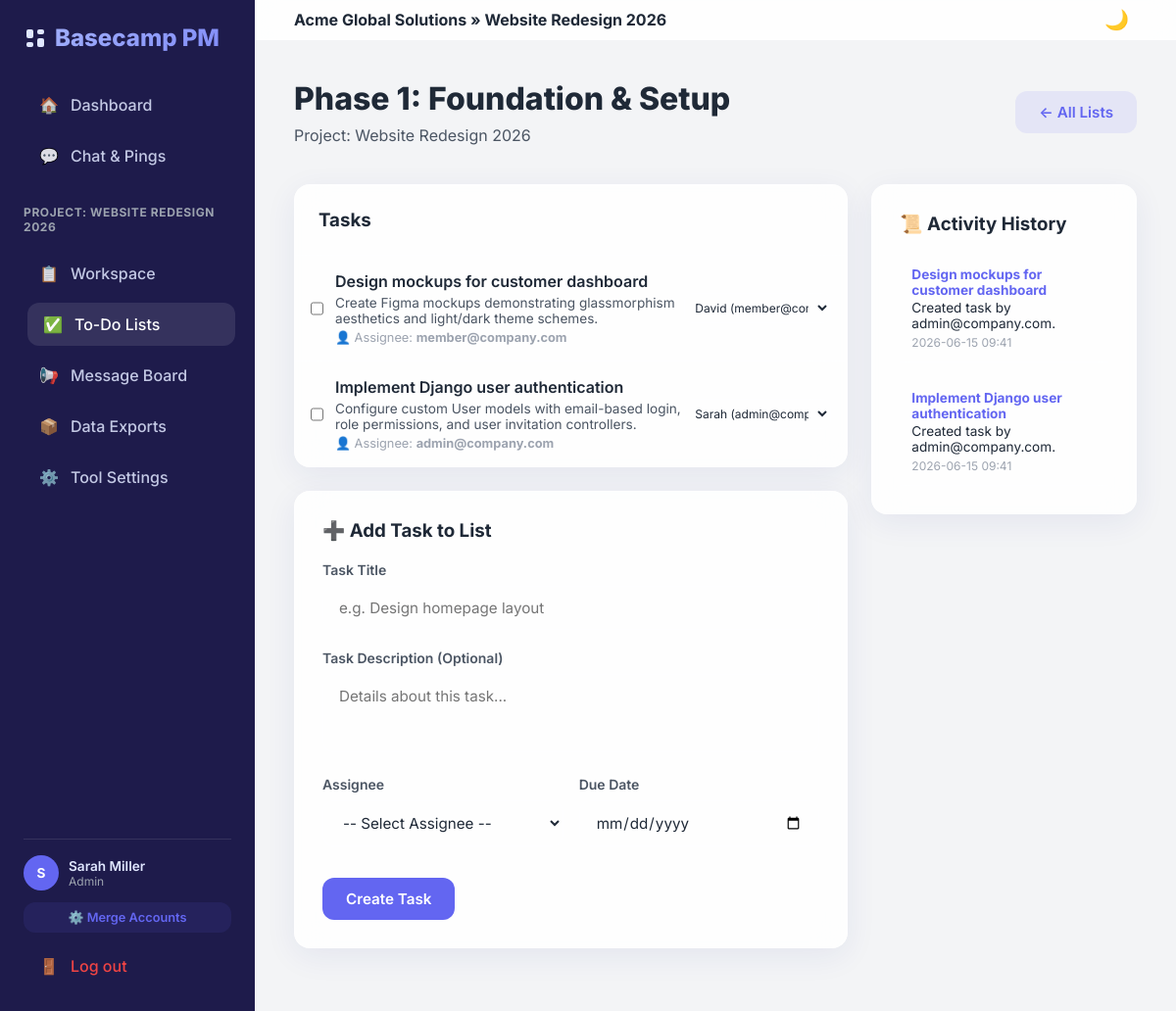
/projects/1/todos/1/ (signed in), run on the app's committed database.
### projects/models.py (models this page shows, shortened)
class Project(models.Model):
    name = models.CharField(max_length=255)
    description = models.TextField(blank=True)
    company = models.ForeignKey('accounts.Company', on_delete=models.CASCADE, related_name='projects')
    created_by = models.ForeignKey('accounts.User', on_delete=models.SET_NULL, null=True, related_name='created_projects')
    members = models.ManyToManyField('accounts.User', related_name='projects', blank=True)
    created_at = models.DateTimeField(auto_now_add=True)

### accounts/models.py (models this page shows, shortened)
class User(AbstractUser):
    ROLE_ADMIN = 'admin'
    ROLE_MEMBER = 'member'
    ROLE_CLIENT = 'client'
    ROLE_COLLABORATOR = 'collaborator'
    ROLE_CHOICES = [
        (ROLE_ADMIN, 'Admin'),
        (ROLE_MEMBER, 'Organization Member'),
        (ROLE_CLIENT, 'Client'),
        (ROLE_COLLABORATOR, 'Outside Collaborator'),
    ]
    email = models.EmailField(unique=True)
    role = models.CharField(max_length=20, choices=ROLE_CHOICES, default=ROLE_MEMBER)
    is_merged = models.BooleanField(default=False)
    merged_into = models.ForeignKey('self', on_delete=models.SET_NULL, null=True, blank=True, related_name='merged_accounts')
    USERNAME_FIELD = 'email'
    REQUIRED_FIELDS = ['username']

class Company(models.Model):
    name = models.CharField(max_length=255)
    slug = models.SlugField(max_length=255, unique=True)
    created_at = models.DateTimeField(auto_now_add=True)

### tasks/models.py (models this page shows, shortened)
class TodoList(models.Model):
    project = models.ForeignKey('projects.Project', on_delete=models.CASCADE, related_name='todo_lists')
    name = models.CharField(max_length=255)
    created_at = models.DateTimeField(auto_now_add=True)

class TodoItem(models.Model):
    todo_list = models.ForeignKey(TodoList, on_delete=models.CASCADE, related_name='items')
    title = models.CharField(max_length=255)
    description = models.TextField(blank=True)
    is_completed = models.BooleanField(default=False)
    created_by = models.ForeignKey('accounts.User', on_delete=models.SET_NULL, null=True, related_name='created_todos')
    assigned_to = models.ForeignKey('accounts.User', on_delete=models.SET_NULL, null=True, blank=True, related_name='assigned_todos')
    due_date = models.DateField(null=True, blank=True)
    created_at = models.DateTimeField(auto_now_add=True)
    updated_at = models.DateTimeField(auto_now=True)

class TodoActivity(models.Model):
    todo_item = models.ForeignKey(TodoItem, on_delete=models.CASCADE, related_name='activities')
    actor = models.ForeignKey('accounts.User', on_delete=models.SET_NULL, null=True)
    activity_type = models.CharField(max_length=50) # e.g. 'created', 'completed', 'reassigned'
    description = models.TextField()
    created_at = models.DateTimeField(auto_now_add=True)

### tasks/views.py (the view)
# urls.py: path('projects/<int:project_id>/todos/<int:list_id>/', views.todo_list_detail, name='todo_list_detail'),
@login_required
def todo_list_detail(request, project_id, list_id):
    project = get_object_or_404(Project, id=project_id)
    todo_list = get_object_or_404(TodoList, id=list_id, project=project)
    items = todo_list.items.all()
    project_members = project.members.all()
    return render(request, 'tasks/todo_list_detail.html', {
        'project': project,
        'todo_list': todo_list,
        'items': items,
        'project_members': project_members
    })

### templates/tasks/todo_list_detail.html (shortened to what this page needs)
{% extends 'base.html' %}
{% block content %}
<div style="margin-bottom: 40px; display: flex; justify-content: space-between; align-items: center; flex-wrap: wrap; gap: 20px;">
    <div>
        <h1 class="page-title">{{ todo_list.name }}</h1>
        <p class="page-subtitle" style="margin-bottom: 0;">Project: {{ project.name }}</p>
    </div>
    <div style="display: flex; gap: 12px;">
        <a href="{% url 'todo_lists' project.id %}" class="btn btn-secondary">
            &larr; All Lists
        </a>
    </div>
</div>
<div class="grid-cols-3">
    <div style="grid-column: span 2;">
        <div class="glass-card" style="padding: 0; overflow: hidden;">
            <div style="padding: 24px; border-bottom: 1px solid var(--card-border);">
                <h3 style="font-weight: 700;">Tasks</h3>
            </div>
            {% if items %}
                <div class="todo-rows-container">
                    {% for item in items %}
                    <div class="todo-item-row {% if item.is_completed %}todo-completed{% endif %}" id="item-row-{{ item.id }}">
                        <div class="todo-checkbox-wrapper">
                            <input type="checkbox" class="todo-checkbox toggle-item-check" data-item-id="{{ item.id }}" {% if item.is_completed %}checked{% endif %}>
                            <div>
                                <span class="todo-title">{{ item.title }}</span>
                                {% if item.description %}
                                <div style="font-size: 0.85rem; color: var(--text-secondary); margin-top: 4px;">
                                    {{ item.description }}
                                </div>
                                {% endif %}
                                <div class="todo-meta">
                                    <span>👤 Assignee: <strong>{{ item.assigned_to.email|default:"Unassigned" }}</strong></span>
                                </div>
                            </div>
                        </div>
                        <div>
                            <form action="{% url 'reassign_todo_item' project.id item.id %}" method="POST" style="display: inline-flex; align-items: center; gap: 8px;">
                                <select name="assigned_to" class="form-control" style="padding: 6px; font-size: 0.75rem; width: 150px; border-radius: 8px;" onchange="this.form.submit()">
                                    {% for member in project_members %}
                                    <option value="{{ member.id }}" {% if item.assigned_to == member %}selected{% endif %}>{{ member.first_name }} ({{ member.email }})</option>
                                    {% endfor %}
                                </select>
                            </form>
                        </div>
                    </div>
                    {% endfor %}
                </div>
            {% else %}
                <div style="padding: 40px; text-align: center; color: var(--text-muted);">
                    No tasks in this list yet.
                </div>
            {% endif %}
        </div>
        <div class="glass-card">
            <h3 style="font-weight: 700; margin-bottom: 20px;">➕ Add Task to List</h3>
            <form action="{% url 'create_todo_item' project.id todo_list.id %}" method="POST">
                <div class="form-group">
                    <label for="title">Task Title</label>
                    <input type="text" id="title" name="title" class="form-control" placeholder="e.g. Design homepage layout" required>
                </div>
                <div class="form-group">
                    <label for="description">Task Description (Optional)</label>
                    <textarea id="description" name="description" class="form-control" placeholder="Details about this task..." style="height: 80px; resize: none;"></textarea>
                </div>
                <div class="grid-cols-2" style="margin-bottom: 0; gap: 16px;">
                    <div class="form-group">
                        <label for="assigned_to">Assignee</label>
                        <select id="assigned_to" name="assigned_to" class="form-control">
                            <option value="">-- Select Assignee --</option>
                        </select>
                    </div>
                    <div class="form-group">
                        <label for="due_date">Due Date</label>
                        <input type="date" id="due_date" name="due_date" class="form-control">
                    </div>
                </div>
                <button type="submit" class="btn btn-primary" style="margin-top: 12px;">
                    Create Task
                </button>
            </form>
        </div>
    </div>
    <div>
        <div class="glass-card">
            <h3 style="font-weight: 700; margin-bottom: 20px;">📜 Activity History</h3>
            <div style="max-height: 500px; overflow-y: auto; display: flex; flex-direction: column; gap: 16px;">
                {% for item in items %}
                    {% for activity in item.activities.all %}
                    <div style="font-size: 0.85rem; padding: 12px; border-bottom: 1px solid var(--card-border);">
                        <div style="font-weight: 700; color: var(--accent); margin-bottom: 2px;">{{ item.title }}</div>
                        <div style="color: var(--text-primary);">{{ activity.description }}</div>
                        <div style="font-size: 0.75rem; color: var(--text-muted); margin-top: 4px;">{{ activity.created_at|date:"Y-m-d H:i" }}</div>
                    </div>
                    {% endfor %}
                {% empty %}
                    <p style="color: var(--text-muted); font-size: 0.9rem;">No activity recorded yet.</p>
                {% endfor %}
            </div>
        </div>
    </div>
</div>
{% endblock %}

### templates/base.html (shortened to what this page needs)
{% load static %}
<!DOCTYPE html>
<html lang="en">
<head>
    <link rel="stylesheet" href="https://cdnjs.cloudflare.com/ajax/libs/highlight.js/11.8.0/styles/github-dark.min.css">
    <link rel="stylesheet" href="{% static 'css/style.css' %}">
</head>
<body>
    <div class="app-container">
        {% if user.is_authenticated %}
        <aside class="sidebar">
            <div class="sidebar-brand">
                <span>Basecamp PM</span>
            </div>
            <nav class="sidebar-nav">
                <a href="{% url 'dashboard' %}" class="nav-item {% if request.resolver_match.url_name == 'dashboard' %}active{% endif %}">
                    <span>🏠</span> Dashboard
                </a>
                <a href="{% url 'chat_hub' %}" class="nav-item {% if 'chat' in request.path %}active{% endif %}">
                    <span>💬</span> Chat & Pings
                </a>
                {% if project %}
                <div style="margin: 20px 0 10px 0; font-size: 0.75rem; text-transform: uppercase; letter-spacing: 0.05em; color: var(--text-muted); font-weight: 700;">
                    Project: {{ project.name }}
                </div>
                <a href="{% url 'project_detail' project.id %}" class="nav-item {% if request.resolver_match.url_name == 'project_detail' %}active{% endif %}">
                    <span>📋</span> Workspace
                </a>
                {% if 'todo' in enabled_keys or not enabled_keys %}
                <a href="{% url 'todo_lists' project.id %}" class="nav-item {% if 'todo' in request.path %}active{% endif %}">
                    <span>✅</span> {{ tool_names.todo|default:"To-Do Lists" }}
                </a>
                {% endif %}
                {% if 'message_board' in enabled_keys or not enabled_keys %}
                <a href="{% url 'message_board' project.id %}" class="nav-item {% if 'message-board' in request.path %}active{% endif %}">
                    <span>📢</span> {{ tool_names.message_board|default:"Message Board" }}
                </a>
                {% endif %}
                {% if 'integrations' in enabled_keys or not enabled_keys %}
                <a href="{% url 'export_list' project.id %}" class="nav-item {% if 'exports' in request.path %}active{% endif %}">
                    <span>📦</span> Data Exports
                </a>
                {% endif %}
                {% if user.role == 'admin' or project.created_by == user %}
                <a href="{% url 'configure_tools' project.id %}" class="nav-item {% if 'configure' in request.path %}active{% endif %}">
                    <span>⚙️</span> Tool Settings
                </a>
                {% endif %}
                {% endif %}
            </nav>
            <div class="sidebar-footer">
                <div class="user-badge">
                    <div class="user-avatar">
                        {{ user.first_name|slice:":1"|upper }}
                    </div>
                    <div>
                        <div style="font-weight: 600;">{{ user.first_name }} {{ user.last_name }}</div>
                        <div style="color: var(--text-muted); font-size: 0.75rem;">{{ user.get_role_display }}</div>
                    </div>
                </div>
                {% if user.role == 'admin' %}
                <a href="{% url 'merge_users' %}" class="btn btn-secondary" style="padding: 8px 12px; font-size: 0.8rem; width: 100%;">
                    ⚙️ Merge Accounts
                </a>
                {% endif %}
                <a href="{% url 'logout' %}" class="nav-item" style="color: var(--danger); opacity: 1;">
                    <span>🚪</span> Log out
                </a>
            </div>
        </aside>
        {% endif %}
        <div class="main-wrapper">
            {% if user.is_authenticated %}
            <header class="top-navbar">
                <div>
                    <h4 style="font-weight: 700;">
                        {% if project %}
                            {{ project.company.name }} &raquo; {{ project.name }}
                        {% else %}
                            Workspace Dashboard
                        {% endif %}
                    </h4>
                </div>
                <div class="navbar-actions">
                    <button class="theme-toggle-btn" id="themeToggle" title="Toggle theme">
                    </button>
                </div>
            </header>
            {% endif %}
            <main class="content-body">
                {% block content %}{% endblock %}
            </main>
        </div>
    </div>
</body>
</html>

### data on the page
Project: name "WEBSITE REDESIGN 2026", company.name "Acme Global Solutions", name "Website Redesign 2026"
User: first_name "S", first_name "Sarah", last_name "Miller", role "Admin"
TodoList: name "Phase 1: Foundation & Setup"
TodoItem: title "Design mockups for customer dashboard", description "Create Figma mockups demonstrating glassmorphism aesthetics and light/dark theme schemes.", assigned_to.email "member@company.com", assigned_to "David (member@company.com)"
TodoItem: title "Implement Django user authentication", description "Configure custom User models with email-based login, role permissions, and user invitation controllers.", assigned_to.email "admin@company.com", assigned_to "Sarah (admin@company.com)"
TodoActivity: description "Created task by admin@company.com.", created_at "2026-06-15 09:41"
TodoActivity: description "Created task by admin@company.com.", created_at "2026-06-15 09:41"

### other printed values
{{ tool_names.todo|default:"To-Do Lists" }} "To-Do Lists"
{{ tool_names.message_board|default:"Message Board" }} "Message Board"
